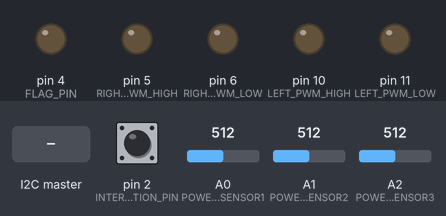
A sketch run on a simulated Arduino Uno, built with avr-gcc and run on an emulated ATmega328P. Shown: output pins drawn as LEDs (lit = HIGH). Inputs (shaded band) come from the test bench; at power-on: pin 2 (INTERUPTION_PIN) LOW, A0 (POWER_SENSOR1) = 512, A1 (POWER_SENSOR2) = 512, A2 (POWER_SENSOR3) = 512. What the sketch prints to the serial monitor is not drawn.

Above: at 1.2 s.
1.3 s: the I2C master sends the byte 1
At 2.4 s:
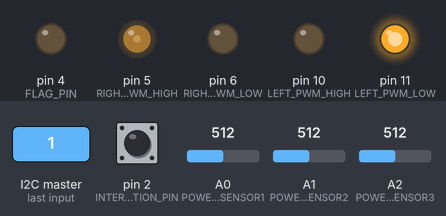
2.8 s: the I2C master sends the byte 0
At 3.6 s:
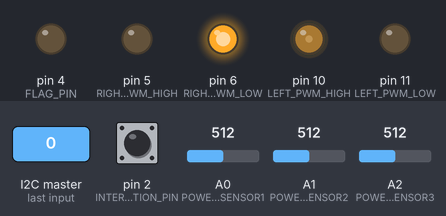
Timing chart, 0 to 5.8 s (numbered marks = the images above; inputs shaded):
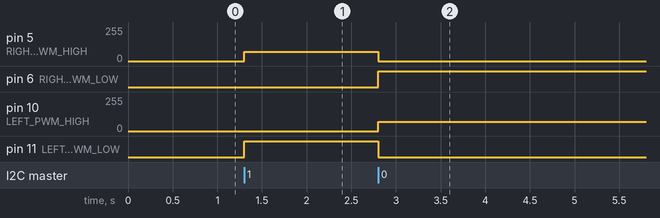

Measured:
- after the input at 1.3 s, pin 5 (RIGHT_PWM_HIGH): 0/255 → 70/255 at once; pin 11 (LEFT_PWM_LOW): LOW → HIGH at once
- after the input at 2.8 s, pin 5 (RIGHT_PWM_HIGH): 70/255 → 0/255 at once; pin 6 (RIGHT_PWM_LOW): LOW → HIGH at once; pin 10 (LEFT_PWM_HIGH): 0/255 → 70/255 at once; pin 11 (LEFT_PWM_LOW): HIGH → LOW at once

The sketch:

RVG_POWER.ino
```cpp
#include <Wire.h>
#include <avr/pgmspace.h>
#include "TimeRange.h"
#include "Proto.h"

// PIN конфигурация
const PROGMEM uint8_t POWER_SENSOR1 = A0;
const PROGMEM uint8_t POWER_SENSOR2 = A1;
const PROGMEM uint8_t POWER_SENSOR3 = A2;

const PROGMEM uint8_t RIGHT_PWM_HIGH =  5;
const PROGMEM uint8_t RIGHT_PWM_LOW  =  6;
const PROGMEM uint8_t LEFT_PWM_HIGH  = 10;
const PROGMEM uint8_t LEFT_PWM_LOW   = 11;

const PROGMEM uint8_t INTERUPTION_PIN = 2;
const PROGMEM uint8_t FLAG_PIN = 4;
const PROGMEM uint8_t I2C_ADDRESS = 4;

// Програмные константы
const PROGMEM unsigned long INTERVAL_MS = 10;
const PROGMEM byte          PWM_LIMIT   = 70; // ограничение силы лебедки.

volatile unsigned long g_POWER = 0;
volatile unsigned int g_SPEED = 0;
volatile unsigned int g_TIME = 0;
volatile unsigned int g_COUNTER = 0;

void setup()
{
  pinMode(RIGHT_PWM_HIGH, OUTPUT);
  pinMode(LEFT_PWM_HIGH, OUTPUT);
  pinMode(LEFT_PWM_LOW, OUTPUT);
  pinMode(RIGHT_PWM_LOW, OUTPUT);

  pinMode(INTERUPTION_PIN, INPUT);
  pinMode(FLAG_PIN, OUTPUT);

  Wire.begin(I2C_ADDRESS);
  Wire.onRequest(SendAllToI2C);
  Wire.onReceive(OnI2CReceive);
  Serial.begin(115200);
  Serial.print(F( "ok1" ));
  digitalWrite(FLAG_PIN, LOW);
  attachInterrupt(digitalPinToInterrupt(INTERUPTION_PIN), MeasureSpeed, RISING);
}

void loop()
{
  static TimeRange range;
  //Serial.print(F( "ok2" ));
  MeasurePower();
  if (range.isOver(INTERVAL_MS))          // Вызов прерывания в главной плате.
  {
    Serial.print(F( "ok3" ));
    //SendAllToSerial ();
    digitalWrite(FLAG_PIN, LOW);
    //Wire.begin(I2C_ADDRESS);
    //Wire.onRequest(SendAllToI2C);
    //Wire.onReceive(OnI2CReceive);
  }
}

void SendAllToSerial()
{
  noInterrupts();       // чувствительный к времени код
  unsigned int SPEED = g_SPEED;
  unsigned long POWER = g_POWER;
  unsigned int COUNTER = g_COUNTER;
  g_SPEED = 0;
  g_POWER = 0;
  g_COUNTER = 0;
  interrupts();

  POWER /= COUNTER;     // приводим размерность только для мощности  Serial.print("\t");

  Serial.print(F( "S " ));
  Serial.print(SPEED);
  Serial.print(F( "\t P " ));
  Serial.print(POWER);
  Serial.print(F( "\t C " ));
  Serial.println(COUNTER);
}

void SendAllToI2C()
{
  //noInterrupts();                     // чувствительный к времени код
  unsigned int SPEED = g_SPEED;
  unsigned int TIME = g_TIME;
  unsigned long POWER = g_POWER;
  unsigned int COUNTER = g_COUNTER;
  g_SPEED = 0;
  g_TIME = 0;
  g_POWER = 0;
  g_COUNTER = 0;
  //interrupts();

  POWER /= COUNTER;                // приводим размерность только для мощности и времени
  TIME /= SPEED;                    // Параметр SPEED является счетчиком по своей сути.

  Proto data;
  data.speed = SPEED;
  data.time = TIME;
  data.power = POWER;

  Wire.write((char*)(&data), sizeof(data));
  //Serial.print(sizeof(data));
  digitalWrite(FLAG_PIN, HIGH);
}

void MeasurePower()
{
  unsigned long sensorValue1 = analogRead(POWER_SENSOR1); // диапазон 0-1023 100мкс
  unsigned long sensorValue2 = analogRead(POWER_SENSOR2);
  unsigned long sensorValue3 = analogRead(POWER_SENSOR3);

  sensorValue1 *= sensorValue1; // диапазон 0-1046529
  sensorValue2 *= sensorValue2;
  sensorValue3 *= sensorValue3;

  sensorValue1 += sensorValue2 + sensorValue3; // диапазон 3139587

  noInterrupts();
  g_POWER += sensorValue1;
  g_COUNTER++;
  interrupts();
}

void MeasureSpeed()
{
  static unsigned long previousMillis = 0;
  unsigned long currentMillis = millis();
  g_TIME += currentMillis - previousMillis  ;///////////////////////////////////////////////////////////напилить правильно нужно
  g_SPEED++;
}

inline byte LimitPwm(byte pwm)
{
	return (pwm <= PWM_LIMIT) ? pwm : PWM_LIMIT;
}

void SetPwm(byte side, byte pwm)
{
  if (side)
  {
    analogWrite(RIGHT_PWM_HIGH, pwm);
    digitalWrite(LEFT_PWM_HIGH, LOW);
    digitalWrite(LEFT_PWM_LOW, HIGH);
    digitalWrite(RIGHT_PWM_LOW, LOW);
  }
  else
  {
    analogWrite(LEFT_PWM_HIGH, pwm);
    digitalWrite(RIGHT_PWM_HIGH, LOW);
    digitalWrite(RIGHT_PWM_LOW, HIGH);
    digitalWrite(LEFT_PWM_LOW, LOW);
  }
  //Serial.println(pwm);
}

void OnI2CReceive(int bytesReady)
{
  byte pwm = 0;
  byte side = 0;
  while (Wire.available()) //???
  {
    side = Wire.read();
    pwm = Wire.read();
  }
  pwm = LimitPwm(pwm);
  SetPwm(side, pwm);
}
```

Proto.h
```cpp
#ifndef PROTO_H
#define PROTO_H

#include <Arduino.h>

struct Proto
{
  uint16_t speed;
  uint16_t time;
  uint32_t power;
};

#endif
```

TimeRange.cpp
```cpp
#include "TimeRange.h"

bool TimeRange::isOver(unsigned long passed_ms)
{
  unsigned long currentMillis = millis();
  if (currentMillis - previousMillis >= passed_ms)
  {
    previousMillis = currentMillis;
    return true;
  }
  return false;
}
```

TimeRange.h
```cpp
#ifndef TIMERANGE_H
#define TIMERANGE_H
#include <Arduino.h>

class TimeRange
{
  unsigned long previousMillis = 0;
public:
  bool isOver(unsigned long passed_ms);
};

#endif
```
